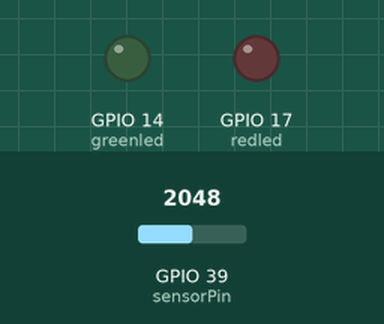
This sketch was run on a simulated ESP32. Shown: output pins drawn as LEDs (lit = HIGH). The test bench sets the inputs (shaded band); at power-on: GPIO 39 (sensorPin) = 2048. WiFi joins after 1.5 s; servers stay silent unless stated; uploads are accepted with an empty reply; what the sketch prints to the serial monitor is not drawn.

Above: at 2.7 s.
2.8 s: GPIO 39 (sensorPin) set to 2477
5.1 s: GPIO 39 (sensorPin) set to 2593
At 5.4 s:
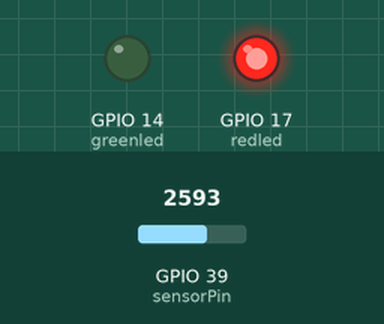
6.8 s: GPIO 39 (sensorPin) set to 1228
At 8.5 s:
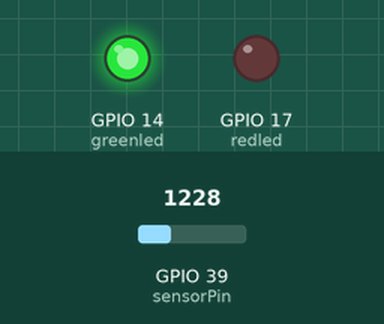
9.0 s: GPIO 39 (sensorPin) set to 1759
11.1 s: GPIO 39 (sensorPin) set to 1897
At 12.4 s:
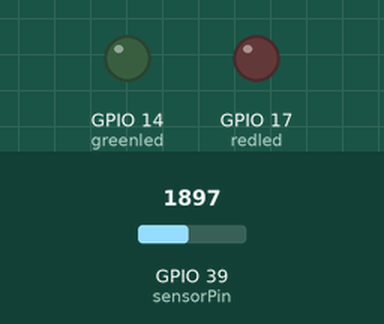
12.8 s: GPIO 39 (sensorPin) set to 2866
At 14.3 s:
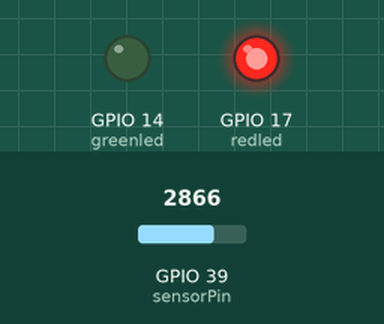
Timing chart, 0 to 15.8 s (numbered marks = the images above; inputs shaded):
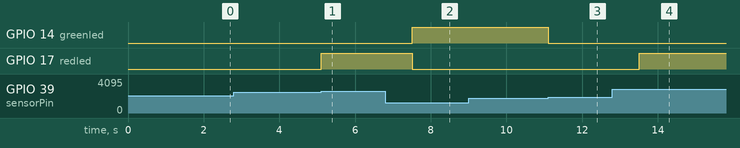

The sketch:

SoilMoisture.ino
```cpp
#include <WiFi.h>
#include <HTTPClient.h>

const char* ssid = "HuaweiPC";
const char* password = "Refilwe06";
const char* serverName = "http://192.168.137.1:5000/data";

int sensorPin = 39;
int sensorValue = 0;
int greenled = 14;
int redled = 17;

void setup() {
  Serial.begin(115200);
  pinMode(greenled, OUTPUT);
  pinMode(redled, OUTPUT);

  WiFi.begin(ssid, password);
  Serial.print("Connecting to WiFi");
  while (WiFi.status() != WL_CONNECTED) {
    delay(500);
    Serial.print(".");
  }
  Serial.println("\nConnected!");
  Serial.println(WiFi.localIP());
}

void loop() {
  sensorValue = analogRead(sensorPin);
  sensorValue = map(sensorValue, 3200, 1500, 0, 100);
  sensorValue = constrain(sensorValue, 0, 100);

  Serial.print("Soil Moisture: ");
  Serial.print(sensorValue);
  Serial.println(" %");

  if (sensorValue > 80) {
    digitalWrite(greenled, HIGH);
    digitalWrite(redled, LOW);
  } else if (sensorValue < 40) {
    digitalWrite(greenled, LOW);
    digitalWrite(redled, HIGH);
  } else {
    digitalWrite(greenled, LOW);
    digitalWrite(redled, LOW);
  }

  if (WiFi.status() == WL_CONNECTED) {
    HTTPClient http;
    http.begin(serverName);
    http.addHeader("Content-Type", "application/json");

    String jsonData = "{\"id\":\"soil\", \"distance\":" + String(sensorValue) + "}";

    int httpResponseCode = http.POST(jsonData);
    Serial.print("HTTP Response: ");
    Serial.println(httpResponseCode);
    http.end();
  }

  delay(1000);
}
```

Measured:
- the behaviour switches between 2520 and 2521 on GPIO 39 (sensorPin) (found by bisection; images 0 and 1)
- the behaviour switches between 1823 and 1824 on GPIO 39 (sensorPin) (found by bisection; images 2 and 3)
- after the input at 2.8 s, every drawn part: stays the same
- after the input at 5.1 s, GPIO 17 (redled): LOW → HIGH at once
- after the input at 6.8 s, GPIO 14 (greenled): LOW → HIGH after 0.71 s; GPIO 17 (redled): HIGH → LOW after 0.71 s
- after the input at 9.0 s, every drawn part: stays the same
- after the input at 11.1 s, GPIO 14 (greenled): HIGH → LOW at once
- after the input at 12.8 s, GPIO 17 (redled): LOW → HIGH after 0.71 s
